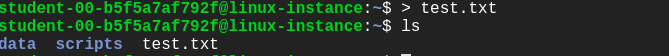
#> input picture Course2-Using-Python-to-Interact-with-the-Operating-System/Lab6-Editing-Files-Using-Substrings/images/Create-a-file-using-a-Redirection-operator.png, 669 x 56 px, found by its file name; its folder holds 4 pictures in this run
$ python convert_image.py
#> lines starting #> are read from the running program, lines starting #| are printed output that depends on the picture
#!/usr/bin/env python3
import os
from PIL import Image

source_dir = "images/"
output_dir = "/opt/icons/"

for filename in os.listdir(source_dir):
    if not filename.startswith('.'):
        im = Image.open(os.path.join(source_dir, filename))
#> im is the input picture: PIL image 669x56 RGB; mean R, G, B 35.7, 53, 39
        im = im.rotate(90).resize((128,128)).convert("RGB")
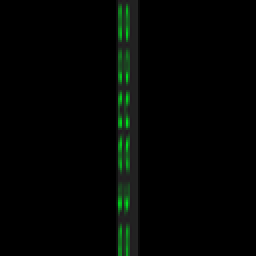
#> im: PIL image 128x128 RGB (shown 2 times larger); mean R, G, B 2.4, 5.1, 2.8
        im.save(os.path.join(output_dir, filename+".jpeg"))
#> pass 2 of the loop `for filename in os.listdir(source_dir):`:
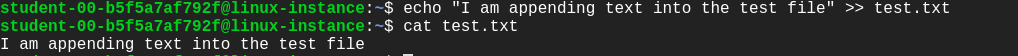
#> input picture Course2-Using-Python-to-Interact-with-the-Operating-System/Lab6-Editing-Files-Using-Substrings/images/append-any-string-to-the-test-txt-file.png, 1018 x 56 px, found by its file name
#> im is the input picture: PIL image 1018x56 RGB; mean R, G, B 42.4, 53.6, 43.9
#> `im = im.rotate(90).resize((128,128)).convert("RGB")`:
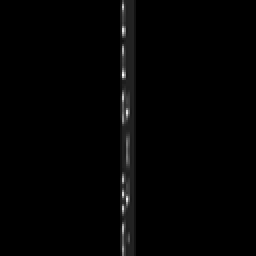
#> im: PIL image 128x128 RGB (shown 2 times larger); min 0, max 252, mean 2.9
#> pass 3 of the loop `for filename in os.listdir(source_dir):`:
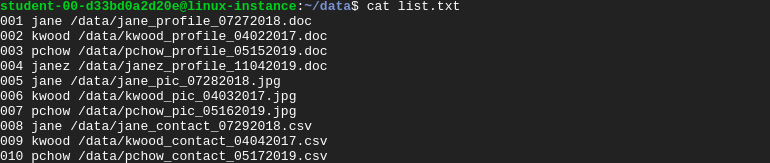
#> input picture Course2-Using-Python-to-Interact-with-the-Operating-System/Lab6-Editing-Files-Using-Substrings/images/cat.png, 770 x 163 px, found by its file name
#> im is the input picture: PIL image 770x163 RGB; mean R, G, B 46.5, 48.2, 46.9
#> `im = im.rotate(90).resize((128,128)).convert("RGB")`:
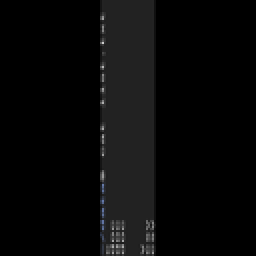
#> im: PIL image 128x128 RGB (shown 2 times larger); mean R, G, B 8.2, 8.2, 8.3
#> the loop made 4 passes; the first 3 are shown
